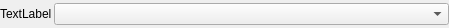
<?xml version="1.0" encoding="UTF-8"?>
<ui version="4.0">
 <class>Form</class>
 <widget class="QWidget" name="Form">
  <property name="geometry">
   <rect>
    <x>0</x>
    <y>0</y>
    <width>449</width>
    <height>28</height>
   </rect>
  </property>
  <property name="windowTitle">
   <string>Form</string>
  </property>
  <layout class="QHBoxLayout" name="horizontalLayout">
   <property name="spacing">
    <number>2</number>
   </property>
   <property name="leftMargin">
    <number>0</number>
   </property>
   <property name="topMargin">
    <number>0</number>
   </property>
   <property name="rightMargin">
    <number>0</number>
   </property>
   <property name="bottomMargin">
    <number>0</number>
   </property>
   <item>
    <widget class="QLabel" name="Render_Layer_Label">
     <property name="text">
      <string>TextLabel</string>
     </property>
    </widget>
   </item>
   <item>
    <widget class="Render_Layer_State_Combo_Box" name="Render_States_CBX">
     <property name="sizePolicy">
      <sizepolicy hsizetype="Expanding" vsizetype="Fixed">
       <horstretch>0</horstretch>
       <verstretch>0</verstretch>
      </sizepolicy>
     </property>
    </widget>
   </item>
  </layout>
 </widget>
 <customwidgets>
  <customwidget>
   <class>Render_Layer_State_Combo_Box</class>
   <extends>QComboBox</extends>
   <header>render_layer_state_combo_box.h</header>
  </customwidget>
 </customwidgets>
 <resources/>
 <connections/>
</ui>
